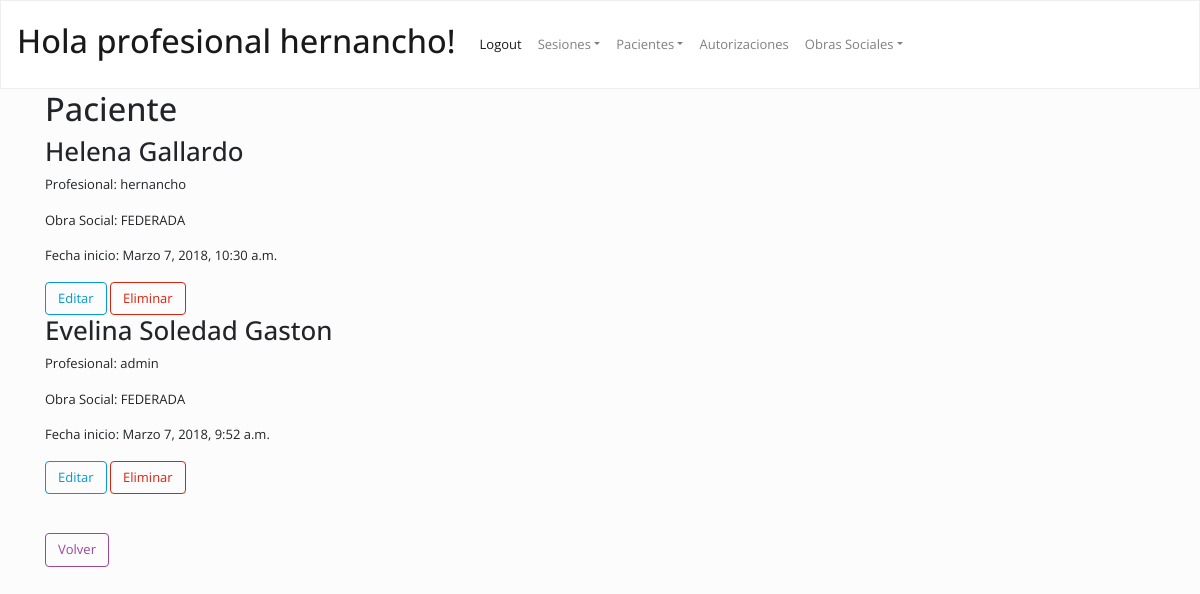
Page /psicologia/pacientes (signed in) on the committed database.
### psicologia/models.py (models this page shows, shortened)
class Paciente(models.Model):
	profesional = models.ForeignKey('Profesional', on_delete=models.PROTECT)
	nombre = models.CharField(max_length=50)
	apellido = models.CharField(max_length=50)
	obra_social = models.ForeignKey('ObraSocial', on_delete=models.PROTECT)
	edad = models.IntegerField()
	telefono = models.IntegerField()
	dni = models.IntegerField()
	historia = models.TextField()
	medicacion = models.CharField(max_length=70)
	diagnostico = models.TextField()
	inicio_tratamiento = models.DateTimeField(default=timezone.now)
	class Meta:
		ordering = ["apellido"]
		verbose_name_plural = "Pacientes"

class Profesional(models.Model):
	user = models.ForeignKey(User, on_delete=models.CASCADE)
	matricula = models.CharField(max_length=50)
	class Meta:
		ordering = ["matricula"]
		verbose_name_plural = "Profesionales"

class ObraSocial(models.Model):
	nombre = models.CharField(max_length=70)
	class Meta:
		ordering = ["nombre"]
		verbose_name_plural = "Obras Sociales"
	def __str__(self):
		return self.nombre

### psicologia/views.py (the view)
class PacientesList(ListView):
	model = Paciente
	queryset = Paciente.objects.all()
	template_name = "pacientes.html"
	paginate_by = 5

### psicologia/templates/pacientes.html
{%  extends 'index_psicologia.html' %}
{% block content %}
	<h1>Paciente</h1>
		{% if object_list %}
		{% for s in object_list %}
			<div>
				<h2>{{s.nombre}} {{s.apellido}}</h2>
				<p>Profesional: {{ s.profesional.user }}</p>
				<p>Obra Social: {{ s.obra_social }}</p>
				<p>Fecha inicio: {{ s.inicio_tratamiento }}</p>
				<a class="btn btn-outline-info" href="editarpaciente/{{ s.id }}" title="">Editar</a>
				<a class="btn btn-outline-primary" href="eliminarpaciente/{{ s.id }}" title="">Eliminar</a>
			</div>
		{% endfor %}
		{% else %}
			<p>No hay pacientes para mostrar</p>
		{% endif %}
	<br />
	<br />
	<a class="btn btn-outline-danger" href="http://localhost/psicologia/" title="">Volver</a>
{% endblock %}

### psicologia/templates/index_psicologia.html (shortened to what this page needs)
{% load staticfiles %}
<!DOCTYPE html>
<html lang="es">
<head>
	<link rel="stylesheet" href="https://maxcdn.bootstrapcdn.com/bootstrap/4.0.0/css/bootstrap.min.css">
	<link rel="stylesheet" type="text/css" href="https://bootswatch.com/4/simplex/bootstrap.min.css">
	<link rel="stylesheet" href="{% static '/css/index_psicologia.css' %}">
</head>
<body>
{% if user.is_authenticated %}
	<nav  class="navbar navbar-expand-lg navbar-light bg-light">
		<div class="collapse navbar-collapse" id="navbarColor03">
			<a class="navbar-brand" href="#"><h1>Hola profesional {{ user.username  }}!</h1></a>
			<ul class="navbar-nav mr-auto">
				<li class="nav-item active">
					<a class="nav-link" href="logout/" >Logout <span class="sr-only">(current)</span></a>
				</li>
				<li  class="nav-item dropdown"><a class="nav-link dropdown-toggle" data-toggle="dropdown" href="#" role="button" aria-haspopup="true" aria-expanded="false">Sesiones</a>
				</li>
				<li  class="nav-item dropdown"><a class="nav-link dropdown-toggle" data-toggle="dropdown" href="#" role="button" aria-haspopup="true" aria-expanded="false">Pacientes</a>
				</li>
				<li  class="nav-item"><a class="nav-link" href="autorizaciones/" >Autorizaciones</a></li>
				<li  class="nav-item dropdown"><a class="nav-link dropdown-toggle" data-toggle="dropdown" href="" role="button" aria-haspopup="true" aria-expanded="false">Obras Sociales</a>
				</li>
			</ul>
		</div>
	</nav>
{% else %}
	<div class="jumbotron">
		<h1>Bienvenido al sitio de administracion psicologica</h1>
		<a class="btn btn-outline-primary" href="login/">Login  <span class="sr-only">(current)</span></a>
	</div>
{% endif %}
<div class="container">
{% block content %}
{% endblock %}
</div>
</body>
</html>

### rows in the picture
Paciente: nombre "Helena", apellido "Gallardo", profesional.user "hernancho", obra_social "FEDERADA", inicio_tratamiento "Marzo 7, 2018, 10:30 a.m."
Paciente: nombre "Evelina Soledad", apellido "Gaston", profesional.user "admin", obra_social "FEDERADA", inicio_tratamiento "Marzo 7, 2018, 9:52 a.m."

### other values in the picture
{{ user.username }} "hernancho"
